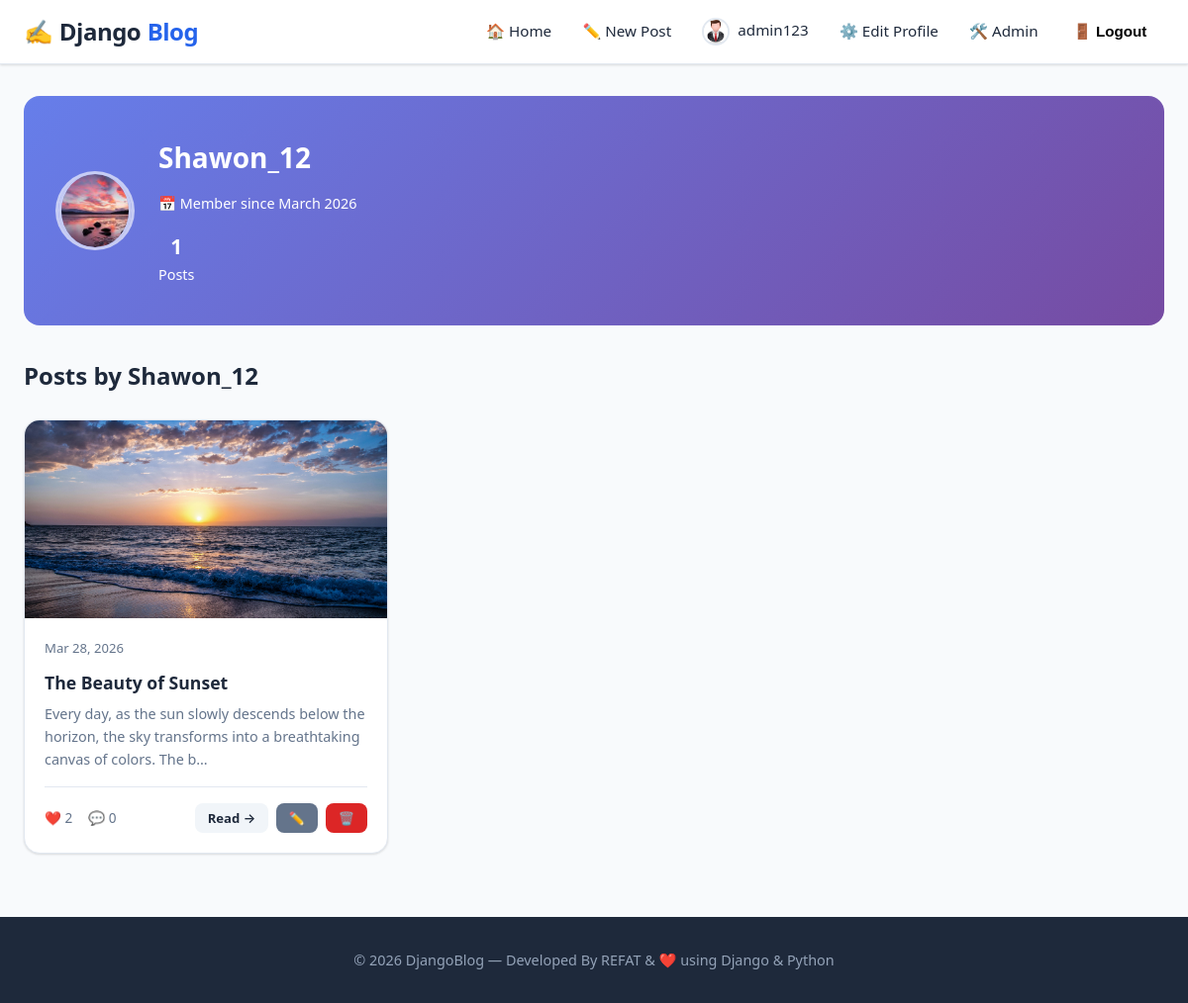
Screenshot of /profile/Shawon_12/ (signed in) with the database file from the repository.
### blog/models.py (models this page shows, shortened)
class UserProfile(models.Model):
    user = models.OneToOneField(User, on_delete=models.CASCADE, related_name='profile')
    bio = models.TextField(blank=True, null=True, max_length=500)
    profile_pic = models.ImageField(upload_to='profile_pics/', blank=True, null=True)
    location = models.CharField(max_length=100, blank=True, null=True)
    website = models.URLField(blank=True, null=True)

class Post(models.Model):
    title = models.CharField(max_length=200)
    content = models.TextField()
    author = models.ForeignKey(User, on_delete=models.CASCADE, related_name='posts')
    created_date = models.DateTimeField(default=timezone.now)
    updated_date = models.DateTimeField(auto_now=True)
    image = models.ImageField(upload_to='post_images/', blank=True, null=True)
    class Meta:
        ordering = ['-created_date']
    def total_likes(self):
        return self.likes.count()
    def total_comments(self):
        return self.comments.count()

### blog/views.py (the view)
# urls.py: path('profile/<str:username>/', views.profile, name='profile'),
def profile(request, username):
    profile_user = get_object_or_404(User, username=username)
    profile_obj, _ = UserProfile.objects.get_or_create(user=profile_user)
    posts = Post.objects.filter(author=profile_user).select_related('author', 'author__profile')
    return render(request, 'blog/profile.html', {
        'profile_user': profile_user,
        'profile_obj': profile_obj,
        'posts': posts,
    })

### blog/templates/blog/profile.html (shortened to what this page needs)
{% extends 'blog/base.html' %}
{% block content %}
<div class="profile-header">
  <div class="profile-avatar-lg">
    {% if profile_obj.profile_pic %}
      <img src="{{ profile_obj.profile_pic.url }}" class="profile-page-pic" alt="Profile" />
    {% else %}
      {{ profile_user.username|first|upper }}
    {% endif %}
  </div>
  <div style="flex:1;">
    <h1 style="font-size:1.75rem;font-weight:800;margin-bottom:0.2rem;">
      {{ profile_user.username }}
    </h1>
    <div class="profile-info-list">
      <span style="color: white;">📅 Member since {{ profile_user.date_joined|date:"F Y" }}</span>
    </div>
    <div class="profile-stats" style="margin-top:1rem;">
      <div class="profile-stat">
        <strong>{{ posts.count }}</strong>
        <span>Posts</span>
      </div>
    </div>
  </div>
</div>
<div class="section-header">
  <h2 class="section-title">Posts by {{ profile_user.username }}</h2>
</div>
{% if posts %}
  <div class="posts-grid">
    {% for post in posts %}
    <article class="post-card">
      {% if post.image %}
        <img src="{{ post.image.url }}" alt="{{ post.title }}" class="post-card-image" loading="lazy" />
      {% else %}
        <div class="post-card-image-placeholder">📄</div>
      {% endif %}
      <div class="post-card-body">
        <div class="post-card-meta">
          <span>{{ post.created_date|date:"M d, Y" }}</span>
        </div>
        <h3 class="post-card-title">
          <a href="{% url 'post_detail' post.pk %}">{{ post.title }}</a>
        </h3>
        <p class="post-card-excerpt">{{ post.content|truncatechars:120 }}</p>
        <div class="post-card-footer">
          <div class="post-stats">
            <span class="stat-item">❤️ {{ post.total_likes }}</span>
            <span class="stat-item">💬 {{ post.total_comments }}</span>
          </div>
          <div style="display:flex;gap:0.5rem;">
            <a href="{% url 'post_detail' post.pk %}" class="btn btn-light btn-sm">Read →</a>
            {% if user == post.author or user.is_staff %}
              <a href="{% url 'post_edit' post.pk %}" class="btn btn-secondary btn-sm">✏️</a>
              <a href="{% url 'post_delete' post.pk %}" class="btn btn-danger btn-sm">🗑️</a>
            {% endif %}
          </div>
        </div>
      </div>
    </article>
    {% endfor %}
  </div>
{% endif %}
{% endblock %}

### blog/templates/blog/base.html (shortened to what this page needs)
{% load static %}
<!DOCTYPE html>
<html lang="en">
<head>
  <link rel="stylesheet" href="{% static 'css/style.css' %}" />
</head>
<body>
  <nav class="navbar">
    <div class="navbar-inner">
      <a class="navbar-brand" href="{% url 'home' %}">✍️ <span>Django</span>Blog</a>
      <ul class="navbar-nav" id="navMenu">
        <li><a class="nav-link" href="{% url 'home' %}">🏠 Home</a></li>
        {% if user.is_authenticated %}
          <li><a class="nav-link" href="{% url 'post_create' %}">✏️ New Post</a></li>
          <li>
            <a class="nav-link" href="{% url 'profile' user.username %}">
              {% if user.profile.profile_pic %}
                <img src="{{ user.profile.profile_pic.url }}" class="nav-profile-pic" alt="pic" />
              {% endif %}
              {{ user.username }}
            </a>
          </li>
          <li><a class="nav-link" href="{% url 'profile_edit' %}">⚙️ Edit Profile</a></li>
          {% if user.is_staff %}
            <li><a class="nav-link" href="/admin/" target="_blank">🛠️ Admin</a></li>
          {% endif %}
          <li>
            <form method="post" action="{% url 'logout' %}" style="display:inline;">
              <button type="submit" class="nav-link btn-nav-primary" style="background:none;border:none;cursor:pointer;">🚪 Logout</button>
            </form>
          </li>
        {% else %}
          <li><a class="nav-link" href="{% url 'login' %}">Login</a></li>
          <li><a class="nav-link btn-nav-primary" href="{% url 'register' %}">Register</a></li>
        {% endif %}
      </ul>
    </div>
  </nav>
  <main class="main-content">
    {% block content %}{% endblock %}
  </main>
  <footer>
    <p>© 2026 DjangoBlog — Developed By REFAT & ❤️ using Django & Python</p>
  </footer>
</body>
</html>

### rows the page displays
UserProfile: profile_pic (picture)
Post: image (picture), created_date "Mar 28, 2026", title "The Beauty of Sunset", content "Every day, as the sun slowly descends below the horizon, the sky transforms into a breathtaking canvas of colors. The b…", total_likes "2", total_comments "0"

### other values shown
{{ user.username }} "admin123"
{{ profile_user.username }} "Shawon_12"
{{ profile_user.date_joined|date:"F Y" }} "March 2026"
{{ posts.count }} "1"
